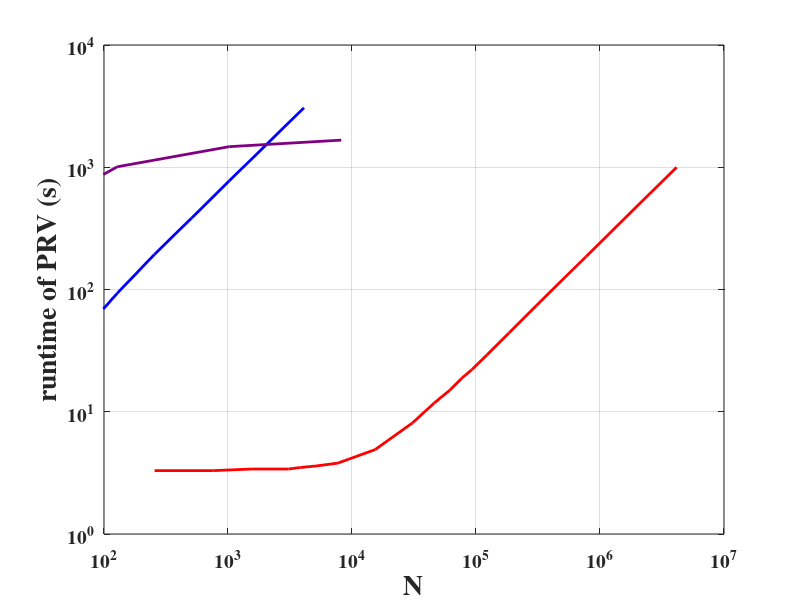

MATLAB code to generate this figure:
function PressureReliefValveRuntimeComparison

%y: transienz only   z: full problem

%mpgos
mpgos.x = [256 768 1536 3072 3840 5120 7680 15360 30720 46080 61440 76800 92160 122880 184320 307200 768000 4147200];
%mpgos.y = [3.2 3.1 3.2 3.2 3.2 3.2 3.3 4.1 6.6 9.2 11.9 14.6 17.4 23.2 35.1 59.0 147.2 796.8];
mpgos.z = [3.3 3.3 3.4 3.4 3.5 3.6 3.8 4.9 8.1 11.8 15.0 18.8 22.0 29.3 44.1 74.0 185.0 1000.7];

%CPU_Valve_julia.jl
julia_cpu.x = [8	16	32	48	64	128	256	512	1024	2048	4096	10000];
%julia_cpu.y = [4.826	10.853	22.482	33.579	44.409	89.889	197.314	411.064	890.36208	1884.667078	3976.813194	NaN];
julia_cpu.z = [4.431	10.451	20.501	30.972	42.123	93.255	194.194	386.703	774.20434	1538.097223	3065.774351	NaN]; %transient only

%GPU_Valve_julia.jl
julia_gpu.x = [16	128     1024    8192];
julia_gpu.z = [313 1009 1474 1667];



fig=figure(1); hold on;
p1=plot(mpgos.x,mpgos.z);
p2=plot(julia_cpu.x,julia_cpu.z);
p3=plot(julia_gpu.x,julia_gpu.z);

set(gca,'XScale','log','YScale','log','XLim',[1e2 1e7],'YLim',[1e-0 1e4],'XGrid','on','YGrid','on','Box','on','FontSize',14,'FontWeight','bold','FontName','Times');
set(p1,'Color',[1 0 0], 'LineStyle','-','LineWidth',2);
set(p2,'Color',[0 0 1], 'LineStyle','-','LineWidth',2);
set(p3,'Color',[0.5 0 0.5], 'LineStyle','-','LineWidth',2);


xlabel('N','FontSize',20,'FontWeight','bold','FontName','Times');
ylabel('runtime of PRV (s)','FontSize',20,'FontWeight','bold','FontName','Times');